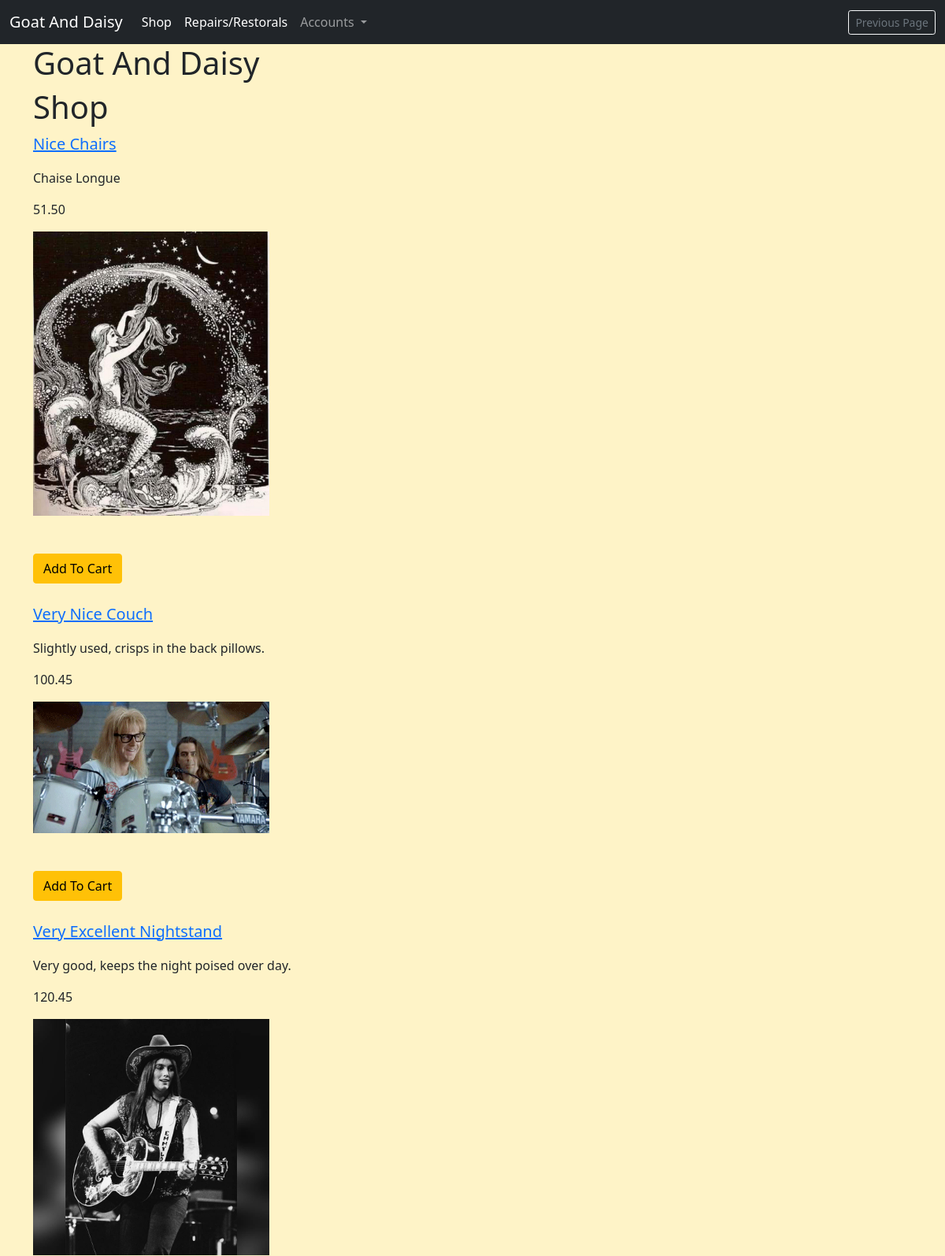
The app's page /shop/ (upper part), older data.
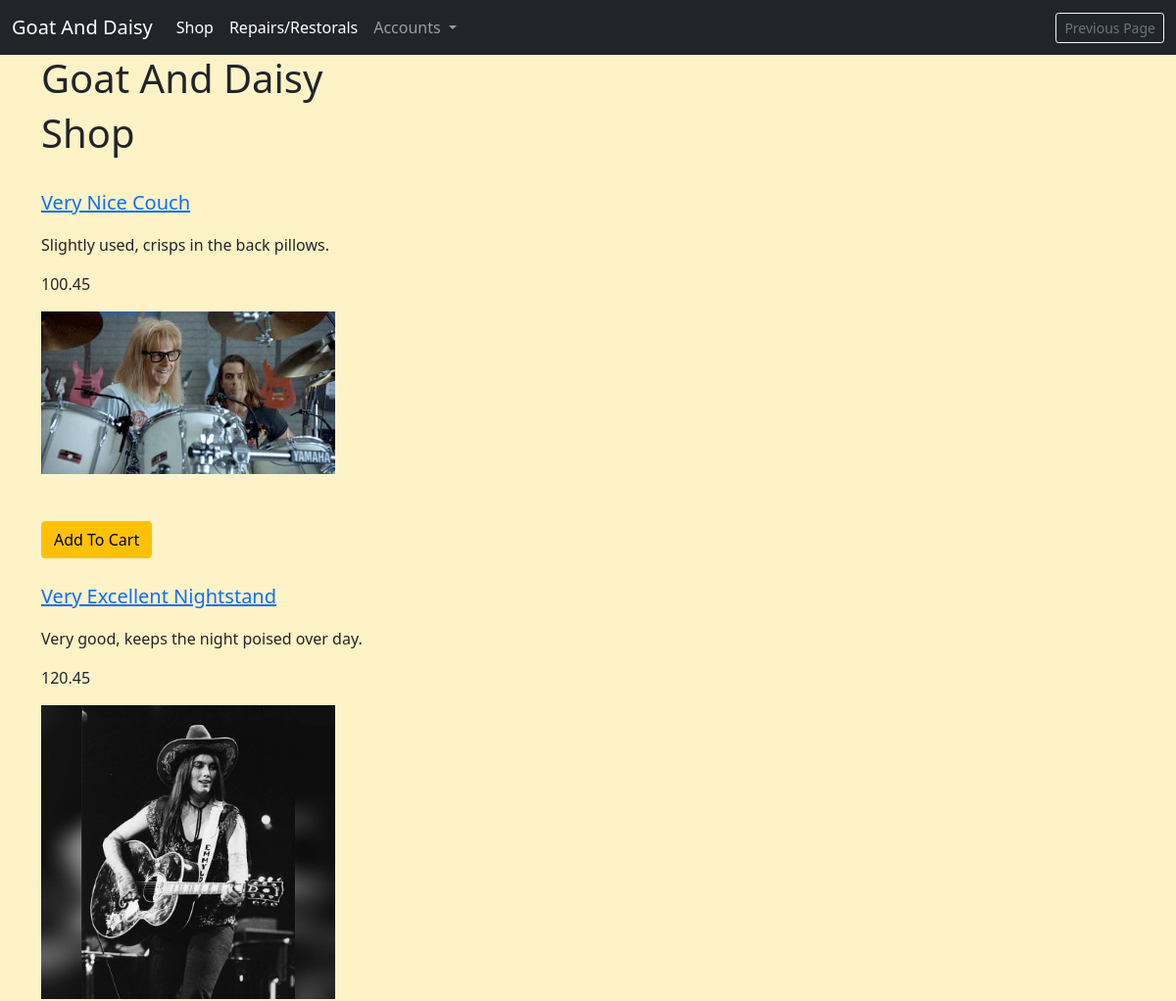
The same page, newer data.
### shop/models.py (models this page shows, shortened)
class ShopItems(models.Model):
    title = models.CharField(max_length=255)
    description = models.TextField()
    price = models.DecimalField(decimal_places=2, max_digits=12)
    is_available = models.BooleanField(default=True)
    class Meta:
        verbose_name_plural = "Shop Items"

class ShopItemImage(models.Model):
    product = models.ForeignKey(
        ShopItems, on_delete=models.CASCADE, related_name='images')
    is_primary_image = models.BooleanField(default=False)
    image = models.ImageField(upload_to='shop/images')

### shop/views.py (the view)
# urls.py: path('', views.ShopFront.as_view(), name="shop"),
class ShopFront(ListView):
    model = ShopItems
    template_name = 'shop/shop.html'
    queryset = ShopItems.objects.prefetch_related('images').all()
    context_object_name = "products"

### invoices/contexts.py (called while the page is built, shortened)
def shopping_cart(request):
    template_cart = []
    products_count = 0
    order_amount = 0
    shipping = 500
    cart = request.session.get('cart', {})
    for item in enumerate(template_cart):
        products_count += 1
    order_total = order_amount + shipping
    stripe_total = round(order_total * 100)
    context = {
        'template_cart': template_cart,
        'products_count': products_count,
        'order_amount': order_amount,
        'shipping': shipping,
        'order_total': order_total,
        'stripe_total': stripe_total,
    }
    return context

### profiles/templatetags/user_in_group_tag.py (called while the page is built)
@register.filter(name='has_group')
def has_group(user, group_name):
    try:
        group = Group.objects.get(name=group_name)
    except Group.DoesNotExist:
        return False
    return group in user.groups.all()

### shop/templates/shop/shop.html (shortened to what this page needs)
{% extends 'base.html' %}
{% block content %}
<h1>Shop</h1>
{% for product in products %}
    {% if product.is_available %}
    <p class="lead"><a href="{% url 'shop_item' pk=product.id %}">{{ product.title }}</a></p>
    <p>{{ product.description|truncatewords:15 }}</p>
    <p>{{ product.price }}</p>
    {% for image in product.images.all %}
        {% if image.is_primary_image %}
        <img src="{{ image.image.url }}" alt="" style="width:300px;">
        {% endif %}
    {% endfor %}
    <br><br><br>
    <form action="{% url 'add_to_cart' product.id %}" method=POST>
        <input type="submit" value="Add To Cart" class="btn btn-warning">
    </form>
    {% endif %}
<br>
{% endfor %}
{% endblock %}

Row changes from the older to the newer data that the page shows:
no longer on this page (row edited): ShopItems: title "Nice Chairs", description "Chaise Longue", price "51.50"
no longer on this page (row unchanged): ShopItemImage: image (picture), shown under "Nice Chairs"
